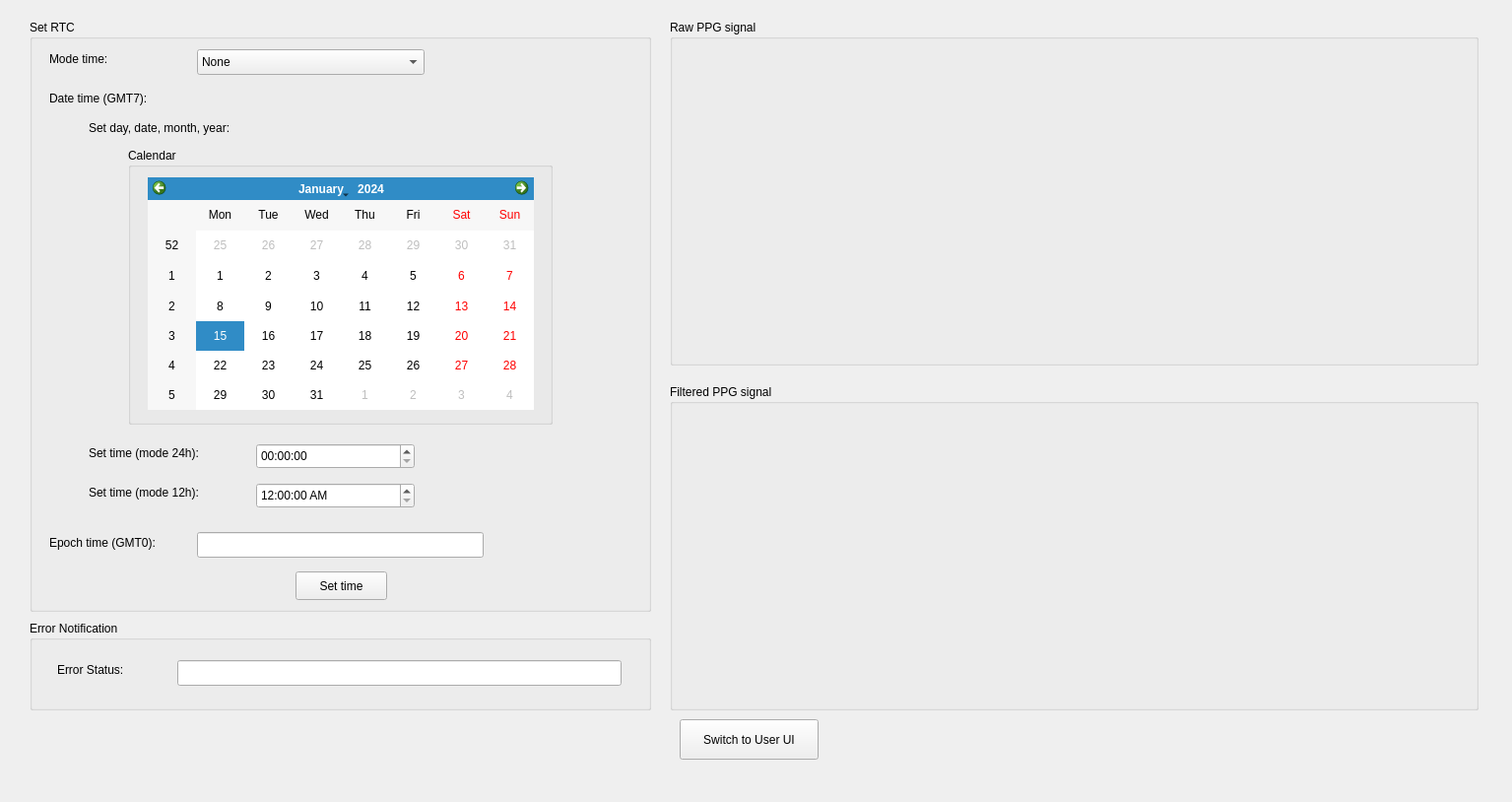
<?xml version="1.0" encoding="UTF-8"?>
<ui version="4.0">
 <class>Dev_UI</class>
 <widget class="QWidget" name="Dev_UI">
  <property name="geometry">
   <rect>
    <x>0</x>
    <y>0</y>
    <width>1535</width>
    <height>814</height>
   </rect>
  </property>
  <property name="windowTitle">
   <string>Form</string>
  </property>
  <widget class="QGroupBox" name="Filtered_PPG">
   <property name="geometry">
    <rect>
     <x>680</x>
     <y>390</y>
     <width>821</width>
     <height>331</height>
    </rect>
   </property>
   <property name="title">
    <string>Filtered PPG signal</string>
   </property>
  </widget>
  <widget class="QPushButton" name="btn_switch_to_user_ui">
   <property name="geometry">
    <rect>
     <x>690</x>
     <y>730</y>
     <width>141</width>
     <height>41</height>
    </rect>
   </property>
   <property name="text">
    <string>Switch to User UI</string>
   </property>
  </widget>
  <widget class="QGroupBox" name="Raw_PPG">
   <property name="geometry">
    <rect>
     <x>680</x>
     <y>20</y>
     <width>821</width>
     <height>351</height>
    </rect>
   </property>
   <property name="title">
    <string>Raw PPG signal</string>
   </property>
  </widget>
  <widget class="QGroupBox" name="Set_RTC">
   <property name="geometry">
    <rect>
     <x>30</x>
     <y>20</y>
     <width>631</width>
     <height>601</height>
    </rect>
   </property>
   <property name="title">
    <string>Set RTC</string>
   </property>
   <widget class="QPushButton" name="btn_set_rtc">
    <property name="geometry">
     <rect>
      <x>270</x>
      <y>560</y>
      <width>93</width>
      <height>29</height>
     </rect>
    </property>
    <property name="text">
     <string>Set time</string>
    </property>
   </widget>
   <widget class="QComboBox" name="cbb_mode_time">
    <property name="geometry">
     <rect>
      <x>170</x>
      <y>30</y>
      <width>231</width>
      <height>26</height>
     </rect>
    </property>
    <item>
     <property name="text">
      <string>None</string>
     </property>
    </item>
    <item>
     <property name="text">
      <string>Date time mode 12h</string>
     </property>
    </item>
    <item>
     <property name="text">
      <string>Date time mode 24h</string>
     </property>
    </item>
    <item>
     <property name="text">
      <string>Epoch time</string>
     </property>
    </item>
   </widget>
   <widget class="QLabel" name="lbl_epoch_time">
    <property name="geometry">
     <rect>
      <x>20</x>
      <y>520</y>
      <width>141</width>
      <height>21</height>
     </rect>
    </property>
    <property name="text">
     <string>Epoch time (GMT0):</string>
    </property>
   </widget>
   <widget class="QLabel" name="lbl_mode_time">
    <property name="geometry">
     <rect>
      <x>20</x>
      <y>30</y>
      <width>81</width>
      <height>20</height>
     </rect>
    </property>
    <property name="text">
     <string>Mode time:</string>
    </property>
   </widget>
   <widget class="QLineEdit" name="line_epoch_time">
    <property name="geometry">
     <rect>
      <x>170</x>
      <y>520</y>
      <width>291</width>
      <height>26</height>
     </rect>
    </property>
   </widget>
   <widget class="QLabel" name="lbl_date_time">
    <property name="geometry">
     <rect>
      <x>20</x>
      <y>70</y>
      <width>131</width>
      <height>20</height>
     </rect>
    </property>
    <property name="text">
     <string>Date time (GMT7):</string>
    </property>
   </widget>
   <widget class="QTimeEdit" name="te_mode_24">
    <property name="geometry">
     <rect>
      <x>230</x>
      <y>430</y>
      <width>161</width>
      <height>26</height>
     </rect>
    </property>
    <property name="displayFormat">
     <string>hh:mm:ss</string>
    </property>
   </widget>
   <widget class="QLabel" name="lbl_set_ddmy">
    <property name="geometry">
     <rect>
      <x>60</x>
      <y>100</y>
      <width>201</width>
      <height>20</height>
     </rect>
    </property>
    <property name="text">
     <string>Set day, date, month, year:</string>
    </property>
   </widget>
   <widget class="QLabel" name="lbl_mode_24">
    <property name="geometry">
     <rect>
      <x>60</x>
      <y>430</y>
      <width>151</width>
      <height>20</height>
     </rect>
    </property>
    <property name="text">
     <string>Set time (mode 24h):</string>
    </property>
   </widget>
   <widget class="QLabel" name="lbl_mode_12">
    <property name="geometry">
     <rect>
      <x>60</x>
      <y>470</y>
      <width>151</width>
      <height>20</height>
     </rect>
    </property>
    <property name="text">
     <string>Set time (mode 12h):</string>
    </property>
   </widget>
   <widget class="QTimeEdit" name="te_mode_12">
    <property name="geometry">
     <rect>
      <x>230</x>
      <y>470</y>
      <width>161</width>
      <height>26</height>
     </rect>
    </property>
    <property name="displayFormat">
     <string>hh:mm:ss AP</string>
    </property>
   </widget>
   <widget class="QGroupBox" name="Calendar">
    <property name="geometry">
     <rect>
      <x>100</x>
      <y>130</y>
      <width>431</width>
      <height>281</height>
     </rect>
    </property>
    <property name="title">
     <string>Calendar</string>
    </property>
    <widget class="QCalendarWidget" name="calendar_widget">
     <property name="geometry">
      <rect>
       <x>20</x>
       <y>30</y>
       <width>392</width>
       <height>236</height>
      </rect>
     </property>
    </widget>
   </widget>
  </widget>
  <widget class="QGroupBox" name="Notification">
   <property name="geometry">
    <rect>
     <x>30</x>
     <y>630</y>
     <width>631</width>
     <height>91</height>
    </rect>
   </property>
   <property name="title">
    <string>Error Notification</string>
   </property>
   <widget class="QLabel" name="lbl_err_noti">
    <property name="geometry">
     <rect>
      <x>28</x>
      <y>40</y>
      <width>91</width>
      <height>20</height>
     </rect>
    </property>
    <property name="text">
     <string>Error Status:</string>
    </property>
   </widget>
   <widget class="QLineEdit" name="line_err_noti">
    <property name="geometry">
     <rect>
      <x>150</x>
      <y>40</y>
      <width>451</width>
      <height>26</height>
     </rect>
    </property>
   </widget>
  </widget>
 </widget>
 <resources/>
 <connections/>
</ui>
